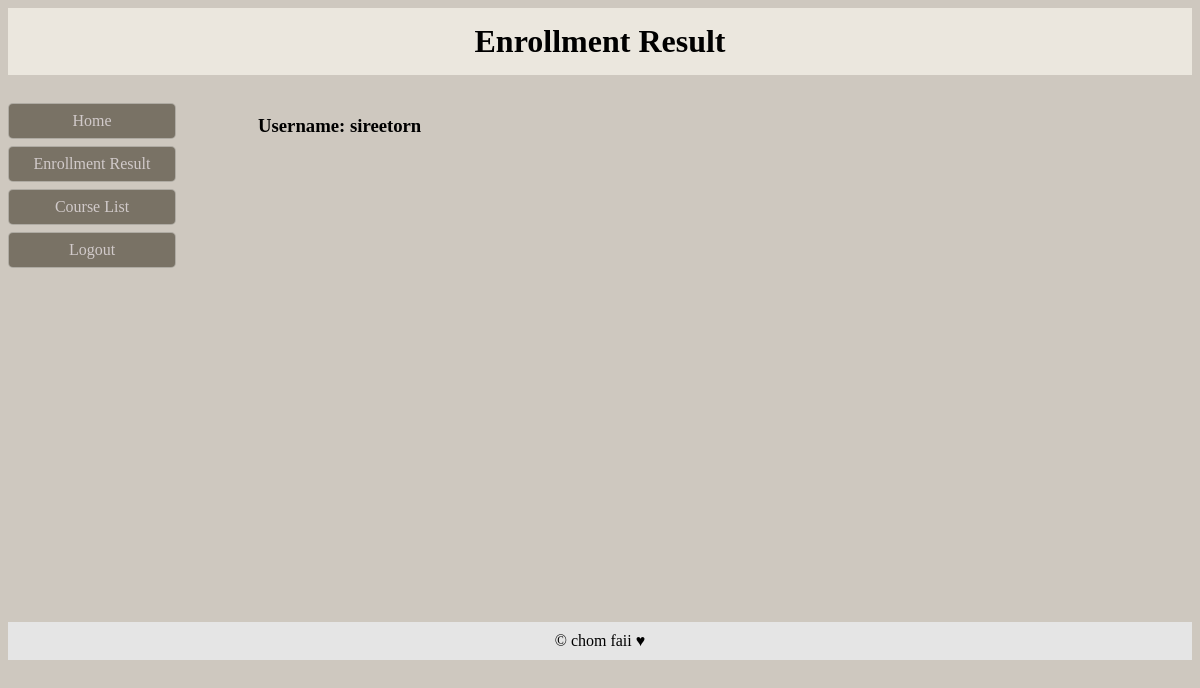
The app's page /course/enrollresult (signed in), older data.
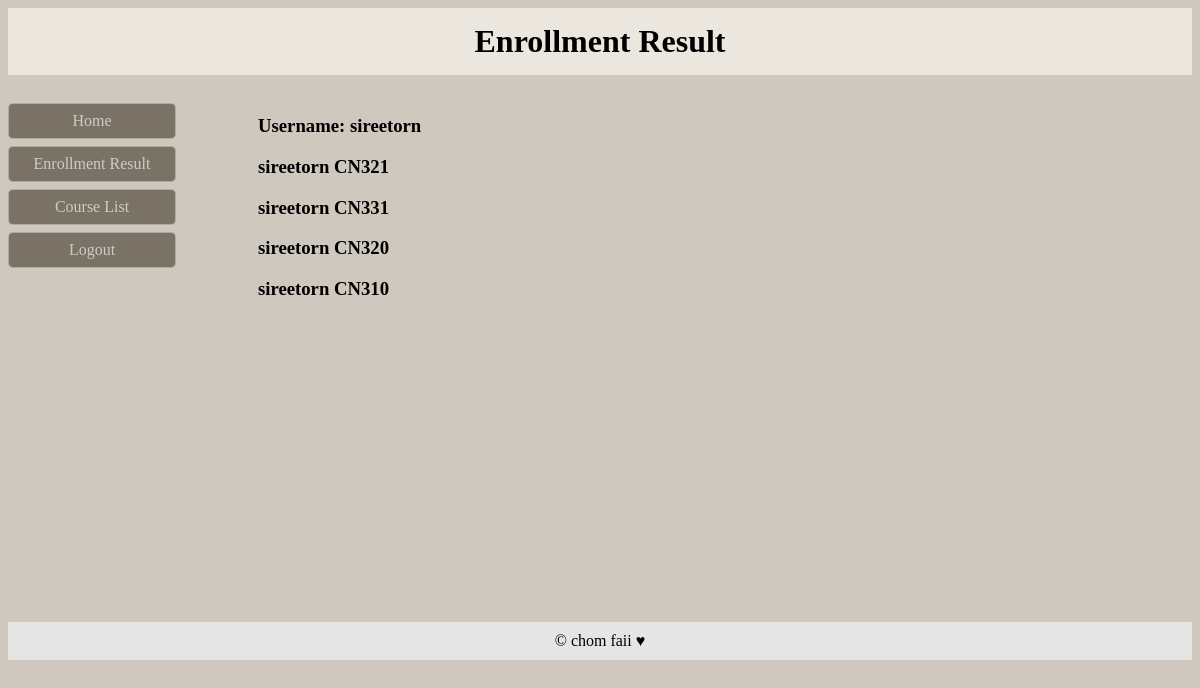
The same page, newer data.
### course/models.py (models this page shows)
class Enroll(models.Model):
    user = models.ForeignKey(User, on_delete=models.CASCADE, related_name='user')
    course = models.ForeignKey(Course, on_delete=models.CASCADE, related_name='courses')
    def __str__(self):
        return f"{self.user.username} {self.course} "

class Course(models.Model):
    course = models.CharField(max_length=64)
    course_code = models.CharField(max_length=64)
    seat_quota = models.IntegerField()
    detail = models.CharField(max_length=500)
    semester = models.CharField(max_length=100)
    status = models.BooleanField()
    def __str__(self):
        return f"{self.course_code}"

### course/views.py (the view)
# urls.py: path('enrollresult',views.enrollresult,name='enrollresult'),
def enrollresult(request):
    user = User.objects.filter(pk=request.user.id).first()
    enroll = Enroll.objects.filter(user=user).all()
    return render(request, 'course/enrollresult.html', {
        'enroll' : enroll
    })

### course/templates/course/enrollresult.html (shortened to what this page needs)
{% block body %}
<div>
    <h1>Enrollment Result</h1>
</div>
<div style="overflow:auto">
    <div class="menu">
      <a href="{% url 'index'%}">Home</a>
      <a href="#">Enrollment Result</a>
      <a href="{% url 'course:index' %}">Course List</a>
      <a href="{% url 'logout' %}">Logout</a>
    </div>
    <div class="main">
        <h3>Username: {{ request.user.username }}</h3>
        {% for enrollcourse in enroll %}
        <h3>{{ enrollcourse }}</h3>
        {% endfor %}
    </div>
</div>
<div style="background-color:#e5e5e5;text-align:center;padding:10px;margin-top:7px;">© chom faii &#9829;</div>
{% endblock %}

### course/templates/course/enrollresult.html (style rules this page uses)
* { background-color: rgb(206, 200, 191); }
h1 { background-color:#ebe7de; padding:15px; text-align:center; }
.menu { float: left; width: 20%; height: 500px; text-align: center; }
.menu a { background-color: #797265; padding: 8px; margin-top: 7px; display: block; width: 150px; color: rgb(209, 202, 202); }
.main { margin-left: 250px; height: 500px; }
a { width: 100px; background: #fff; border:none; outline: none; border-radius: 5px; transition: .5s; cursor: pointer; background: rgba(255, 255, 255, 0.4); border: 1px solid rgba(255, 255, 255, 0.4); text-decoration: none; }

Row changes from the older to the newer data that the page shows:
added Enroll: user+course "sireetorn CN321"
added Enroll: user+course "sireetorn CN331"
added Enroll: user+course "sireetorn CN320"
added Enroll: user+course "sireetorn CN310"
